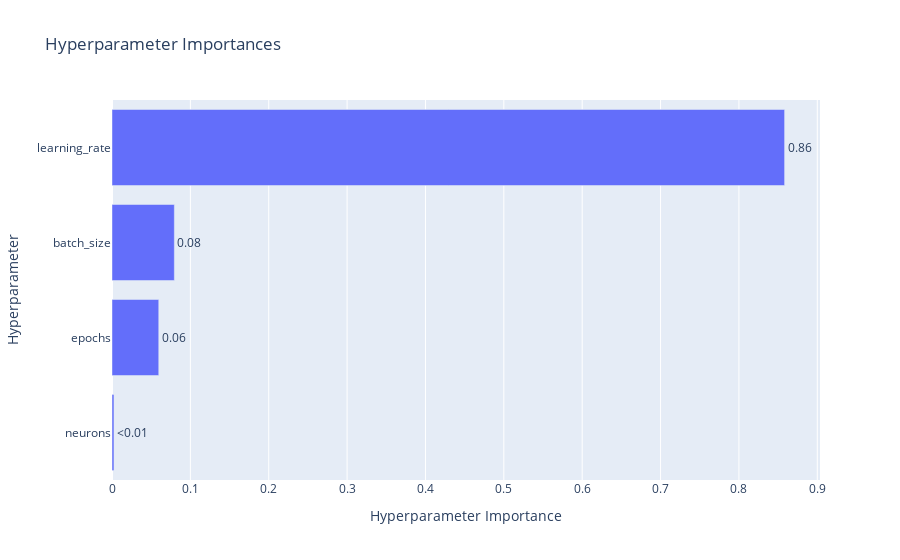
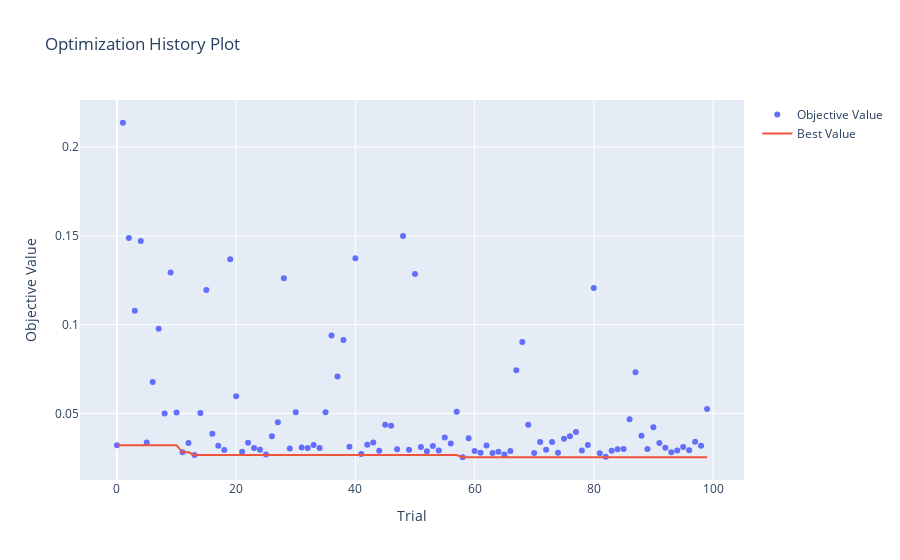
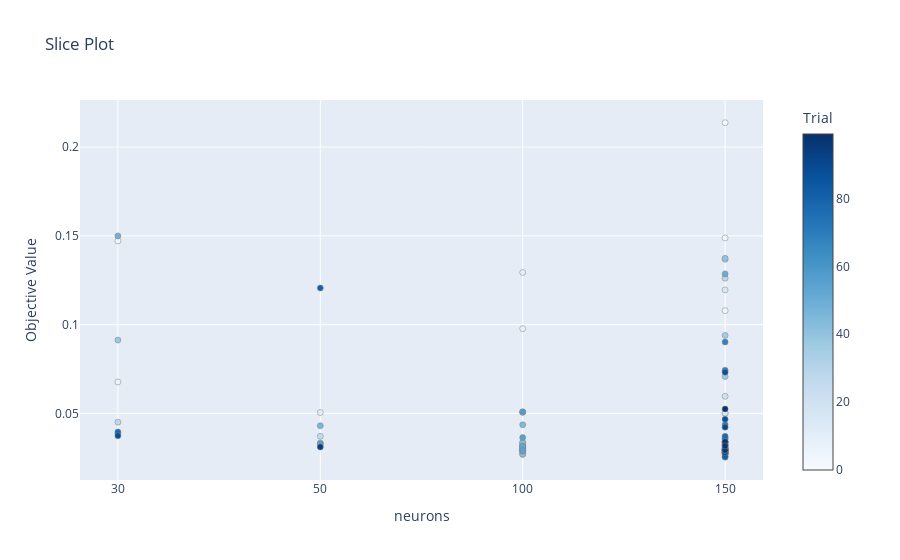
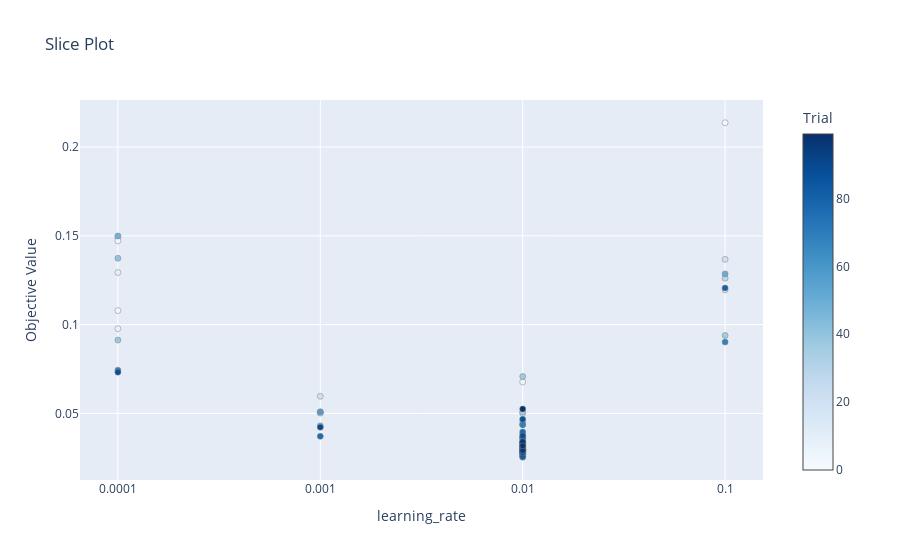

The notebook cell saved with these charts, in order:
### Code cell
# Hyperparameter importance
hyperparam_importance = ov.plot_param_importances(study)
hyperparam_importance.show()

# Optimization history
opt_history = ov.plot_optimization_history(study)
opt_history.show()

# Slice plots for all hyperparameters
for param in study.best_params.keys():
    slice_plot = ov.plot_slice(study, params=[param])
    slice_plot.show()
